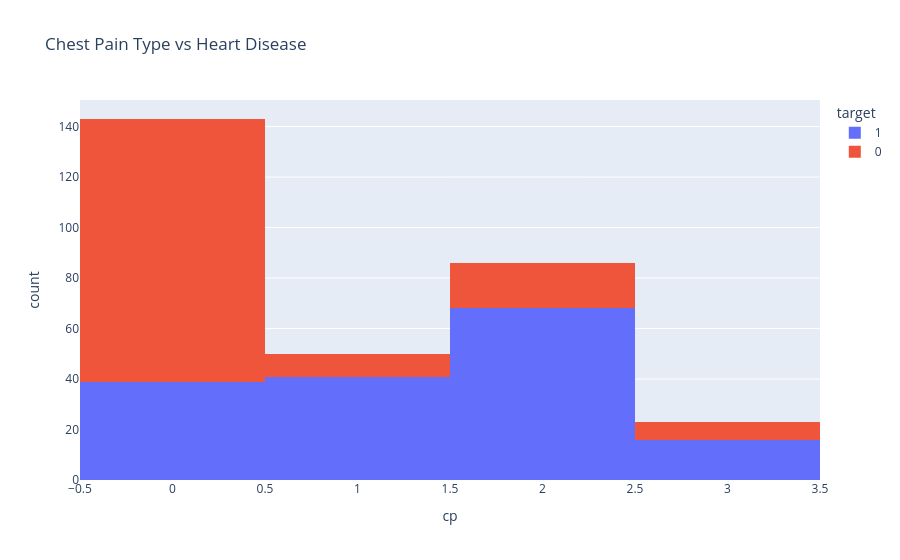

This figure's notebook cell:
### Code cell
fig = px.histogram(data, x='cp', color='target',
                   title='Chest Pain Type vs Heart Disease',
                   barmode='stack')
fig.show()

### Figure 1 — Plotly figure (JSON) as saved in the notebook; plotly's stock layout.template omitted (floating-point values rounded to 4 significant figures; data arrays with more than 128 entries replaced by an {"elided": "..."} marker saying what was removed)
{"data": [{"bingroup": "x", "hovertemplate": "target=1<br>cp=%{x}<br>count=%{y}<extra></extra>", "legendgroup": "1", "marker": {"color": "#636efa", "pattern": {"shape": ""}}, "name": "1", "orientation": "v", "showlegend": true, "type": "histogram", "x": {"elided": "164 int values"}, "xaxis": "x", "yaxis": "y"}, {"bingroup": "x", "hovertemplate": "target=0<br>cp=%{x}<br>count=%{y}<extra></extra>", "legendgroup": "0", "marker": {"color": "#EF553B", "pattern": {"shape": ""}}, "name": "0", "orientation": "v", "showlegend": true, "type": "histogram", "x": {"elided": "138 int values"}, "xaxis": "x", "yaxis": "y"}], "layout": {"barmode": "stack", "legend": {"title": {"text": "target"}, "tracegroupgap": 0}, "title": {"text": "Chest Pain Type vs Heart Disease"}, "xaxis": {"anchor": "y", "domain": [0, 1], "title": {"text": "cp"}}, "yaxis": {"anchor": "x", "domain": [0, 1], "title": {"text": "count"}}}}
